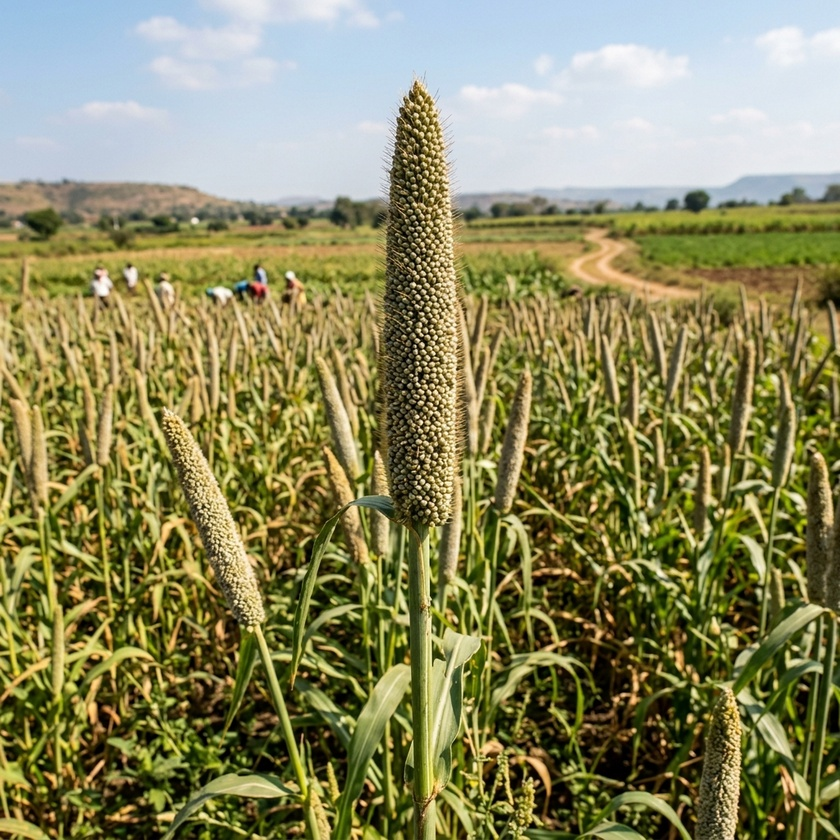
#> input picture test_multimodal_assets/bajra_test_sample.jpg, 840 x 840 px, shrunk from 1024 x 1024 before the run
$ python -i plant_detector.py   (imports and definitions only)   (older library calls are emulated)
#> lines starting #> are read from the running program, lines starting #| are printed output that depends on the picture; after the words box and inside, x2 and y2 are one past the last pixel; in counts of white or black regions, pixels touching at a corner belong together
"""Plant presence, tight candidate region extraction, and non-destructive quality evaluation engine.

Detects:
1. Candidate plant/crop regions of interest (ROIs) across the frame using multi-spectral
   vegetation cues (green leaves, yellow chlorosis, brown stems/lesions, dark blueberries, warm/cool fruits/flowers).
2. Suppresses non-plant subjects (human skin, white lab coats, blue nitrile gloves).
3. Distinguishes between wide/medium greenhouse views (generating tight foliage cluster ROIs)
   and macro close-ups (preserving high-detail fruit/leaf regions).
4. Evaluates visual quality directly on the localized plant ROI rather than rejecting entire frames prematurely.
"""

from __future__ import annotations

import logging
from typing import Any, Optional, Union

import cv2
import numpy as np
from PIL import Image

logger = logging.getLogger(__name__)

# Non-destructive Quality & Detection Thresholds
DEFAULT_MIN_BLUR_SCORE = 10.0          # Non-destructive threshold to preserve macro/bokeh close-ups
DEFAULT_MIN_BRIGHTNESS = 15.0          # Only reject genuinely pitch-black frames
DEFAULT_MAX_BRIGHTNESS = 248.0         # Only reject genuinely washed-out/blown-out whiteout frames
DEFAULT_MIN_PLANT_COVERAGE = 0.005     # Minimal plant presence threshold
DEFAULT_CONFIDENCE_THRESHOLD = 0.40    # Model 1 confidence threshold for crop identification


def ensure_bgr_array(image_input: Union[str, np.ndarray, Image.Image, bytes]) -> np.ndarray:
    """Convert various image representations into an 8-bit BGR numpy array."""
    if isinstance(image_input, np.ndarray):
        if image_input.ndim == 2:
            return cv2.cvtColor(image_input, cv2.COLOR_GRAY2BGR)
        if image_input.ndim == 3:
            if image_input.shape[2] == 4:
                return cv2.cvtColor(image_input, cv2.COLOR_BGRA2BGR)
            return image_input
        raise ValueError(f"Invalid image array shape: {image_input.shape}")

    if isinstance(image_input, Image.Image):
        rgb_arr = np.array(image_input.convert("RGB"))
        return cv2.cvtColor(rgb_arr, cv2.COLOR_RGB2BGR)

    if isinstance(image_input, (str, bytes)):
        from pathlib import Path
        if isinstance(image_input, str) and Path(image_input).exists():
            img = cv2.imread(image_input)
            if img is not None:
                return img
        if isinstance(image_input, str):
            image_bytes = image_input.encode("latin1")
        else:
            image_bytes = image_input
        np_arr = np.frombuffer(image_bytes, np.uint8)
        img = cv2.imdecode(np_arr, cv2.IMREAD_COLOR)
        if img is not None:
            return img

    raise ValueError("Could not convert input into a valid BGR image array.")


def extract_tight_plant_rois(
    image_input: Union[str, np.ndarray, Image.Image, bytes],
    max_rois: int = 3,
    min_area_ratio: float = 0.015,
) -> list[dict[str, Any]]:
    """Extract tight, focused candidate plant ROIs that isolate foliage without grabbing half the frame.

    Args:
        image_input: BGR array, RGB PIL image, or path.
        max_rois: Maximum number of top distinct candidate ROIs to return.
        min_area_ratio: Minimum area of a foliage cluster relative to total frame area.

    Returns:
        List of candidate ROI dictionaries sorted by quality score descending.
    """
    img_bgr = ensure_bgr_array(image_input)
    h, w = img_bgr.shape[:2]
    total_pixels = h * w

    if total_pixels == 0:
        return []

    # Color space conversions
    hsv = cv2.cvtColor(img_bgr, cv2.COLOR_BGR2HSV)
    H, S, V = hsv[:, :, 0], hsv[:, :, 1], hsv[:, :, 2]

    ycrcb = cv2.cvtColor(img_bgr, cv2.COLOR_BGR2YCrCb)
    Cr, Cb = ycrcb[:, :, 1], ycrcb[:, :, 2]

    B = img_bgr[:, :, 0].astype(np.float32)
    G = img_bgr[:, :, 1].astype(np.float32)
    R = img_bgr[:, :, 2].astype(np.float32)

    # 1. Multi-spectral vegetation detection
    green_foliage = (H >= 24) & (H <= 95) & (S >= 20) & (V >= 18) & (G > R) & (G > B)
    exg = 2 * G - R - B
    chlorophyll_mask = green_foliage & (exg > 3)
    yellow_chlorosis = (H >= 15) & (H < 25) & (S >= 20) & (V >= 20) & (G > B)
    brown_necrotic = (H >= 6) & (H < 22) & (S >= 18) & (V >= 15) & (R > B)

    warm_fruit = ((H <= 18) | (H >= 162)) & (S >= 25) & (V >= 25)
    berry_fruit = (H >= 95) & (H <= 135) & (S >= 20) & (V >= 15) & (V <= 140)
    cool_flower = (H >= 135) & (H <= 165) & (S >= 25) & (V >= 20)
    purple_fruit = (H >= 125) & (H <= 165) & (S >= 20) & (V >= 12)

    raw_mask_bool = (
        chlorophyll_mask
        | yellow_chlorosis
        | brown_necrotic
        | warm_fruit
        | berry_fruit
        | cool_flower
        | purple_fruit
    )

    raw_plant_mask = raw_mask_bool.astype(np.uint8) * 255

    # 2. Non-plant suppression (white lab coats, structural white glass, cyan nitrile gloves, human skin)
    white_coat_mask = (V >= 150) & (S <= 40) & (np.abs(R - G) < 25) & (np.abs(G - B) < 25)
    nitrile_mask = (B > (R + 45)) & (B > 115) & (H >= 95) & (H <= 130) & (S > 75)
    skin_mask = (Cr >= 133) & (Cr <= 173) & (Cb >= 77) & (Cb <= 127) & (R > G) & (G > B)

    non_plant = (white_coat_mask | nitrile_mask | skin_mask).astype(np.uint8) * 255
    kernel_dil = cv2.getStructuringElement(cv2.MORPH_ELLIPSE, (11, 11))
    non_plant_dil = cv2.dilate(non_plant, kernel_dil)

    clean_plant_mask = raw_plant_mask.copy()
    clean_plant_mask[non_plant_dil > 0] = 0

    plant_pixel_count = int(np.sum(clean_plant_mask > 0))
    plant_coverage = plant_pixel_count / total_pixels

    if plant_coverage < DEFAULT_MIN_PLANT_COVERAGE:
        return []

    # Wide scene check: frame dominated by white structural glass/ceiling/walls with only distant foliage
    white_coverage = float(np.sum(white_coat_mask)) / total_pixels
    is_wide_scene = (white_coverage >= 0.45) and (plant_coverage < 0.45)

    candidates: list[dict[str, Any]] = []

    # Check contours of clean plant mask
    kernel_c = cv2.getStructuringElement(cv2.MORPH_ELLIPSE, (13, 13))
    closed = cv2.morphologyEx(clean_plant_mask, cv2.MORPH_CLOSE, kernel_c)
    contours, _ = cv2.findContours(closed, cv2.RETR_EXTERNAL, cv2.CHAIN_APPROX_SIMPLE)

    for cnt in contours:
        x, y, bw, bh = cv2.boundingRect(cnt)
        box_area = bw * bh
        area_ratio = box_area / total_pixels

        if bw < 64 or bh < 64 or area_ratio < 0.04:
            continue

        roi_mask = clean_plant_mask[y:y + bh, x:x + bw]
        plant_density = float(np.sum(roi_mask > 0)) / max(1, box_area)
        roi_coat = white_coat_mask[y:y + bh, x:x + bw]
        coat_ratio = float(np.sum(roi_coat)) / max(1, box_area)

        if is_wide_scene:
            # In a wide background scene, skip distant benches / tables
            if area_ratio < 0.35 or plant_density < 0.60:
                continue

        if plant_density < 0.35 or coat_ratio > 0.25:
            continue

        # Tight square bounding box around foliage cluster (1.08x padding, capped to frame dimensions)
        cx, cy = x + bw // 2, y + bh // 2
        side = int(max(bw, bh) * 1.08)
        side = min(side, max(w, h))

        x1 = max(0, cx - side // 2)
        y1 = max(0, cy - side // 2)
        x2 = min(w, x1 + side)
        y2 = min(h, y1 + side)

        if x2 - x1 < side and x1 > 0:
            x1 = max(0, x2 - side)
        if y2 - y1 < side and y1 > 0:
            y1 = max(0, y2 - side)

        if (x2 - x1) < 64 or (y2 - y1) < 64:
            continue

        crop_bgr = img_bgr[y1:y2, x1:x2]
        crop_gray = cv2.cvtColor(crop_bgr, cv2.COLOR_BGR2GRAY)
        sharpness = float(cv2.Laplacian(crop_gray, cv2.CV_64F).var())

        score = plant_density * 0.4 + min(1.0, sharpness / 150.0) * 0.3 + min(1.0, area_ratio / 0.25) * 0.3
        is_macro = (plant_density >= 0.65) and (area_ratio >= 0.30)

        candidates.append({
            "box": [x1, y1, x2, y2],
            "raw_box": [x, y, x + bw, y + bh],
            "score": score,
            "plant_density": plant_density,
            "sharpness": sharpness,
            "coat_ratio": coat_ratio,
            "is_macro": is_macro,
            "roi_pil": Image.fromarray(cv2.cvtColor(crop_bgr, cv2.COLOR_BGR2RGB)),
            "roi_bgr": crop_bgr,
        })

    # Macro center candidate if frame is dominated by plant foliage
    if plant_coverage >= 0.35 and not is_wide_scene:
        cx, cy = w // 2, h // 2
        side = min(w, h)
        x1 = max(0, cx - side // 2)
        y1 = max(0, cy - side // 2)
        x2 = min(w, x1 + side)
        y2 = min(h, y1 + side)
        crop_bgr = img_bgr[y1:y2, x1:x2]
        crop_gray = cv2.cvtColor(crop_bgr, cv2.COLOR_BGR2GRAY)
        sharpness = float(cv2.Laplacian(crop_gray, cv2.CV_64F).var())
        candidates.append({
            "box": [x1, y1, x2, y2],
            "raw_box": [0, 0, w, h],
            "score": 0.85 + 0.15 * min(1.0, sharpness / 150.0),
            "plant_density": plant_coverage,
            "sharpness": sharpness,
            "coat_ratio": white_coverage,
            "is_macro": True,
            "roi_pil": Image.fromarray(cv2.cvtColor(crop_bgr, cv2.COLOR_BGR2RGB)),
            "roi_bgr": crop_bgr,
        })

    candidates.sort(key=lambda c: c["score"], reverse=True)

    # NMS across candidates (IoU 0.35)
    selected: list[dict[str, Any]] = []
    for cand in candidates:
        b1 = cand["box"]
        overlap = False
        for s in selected:
            b2 = s["box"]
            ix1 = max(b1[0], b2[0])
            iy1 = max(b1[1], b2[1])
            ix2 = min(b1[2], b2[2])
            iy2 = min(b1[3], b2[3])
            iw = max(0, ix2 - ix1)
            ih = max(0, iy2 - iy1)
            inter = iw * ih
            a1 = (b1[2] - b1[0]) * (b1[3] - b1[1])
            a2 = (b2[2] - b2[0]) * (b2[3] - b2[1])
            union = a1 + a2 - inter
            iou = inter / union if union > 0 else 0.0
            if iou > 0.35:
                overlap = True
                break
        if not overlap:
            selected.append(cand)
            if len(selected) >= max_rois:
                break

    return selected


def assess_plant_presence_and_quality(
    image_input: Union[str, np.ndarray, Image.Image, bytes],
    min_blur_score: float = DEFAULT_MIN_BLUR_SCORE,
    min_brightness: float = DEFAULT_MIN_BRIGHTNESS,
    max_brightness: float = DEFAULT_MAX_BRIGHTNESS,
) -> dict[str, Any]:
    """Graded quality and plant ROI evaluation order:

    1. Basic corruption & extreme exposure check -> 'low_quality'
    2. Plant ROI detection -> 'valid_plant_roi' or 'no_plant_evidence'
    3. ROI-level quality evaluation (ensures macro close-ups are preserved)
    """
    img_bgr = ensure_bgr_array(image_input)
    h, w = img_bgr.shape[:2]
    total_pixels = h * w

    if total_pixels == 0:
        return {
            "status": "no_plant_evidence",
            "reason": "Empty or zero-size image frame",
            "blur_score": 0.0,
            "brightness": 0.0,
            "plant_coverage": 0.0,
            "rois": [],
        }

    gray = cv2.cvtColor(img_bgr, cv2.COLOR_BGR2GRAY)
    blur_score = float(cv2.Laplacian(gray, cv2.CV_64F).var())
    mean_brightness = float(np.mean(gray))

    # 1. Extreme underexposure / overexposure
    if mean_brightness < min_brightness:
        return {
            "status": "low_quality",
            "reason": f"Severely underexposed / dark frame (brightness {mean_brightness:.1f})",
            "blur_score": round(blur_score, 2),
            "brightness": round(mean_brightness, 2),
            "plant_coverage": 0.0,
            "rois": [],
        }

    if mean_brightness > max_brightness:
        return {
            "status": "low_quality",
            "reason": f"Severely overexposed / washed out frame (brightness {mean_brightness:.1f})",
            "blur_score": round(blur_score, 2),
            "brightness": round(mean_brightness, 2),
            "plant_coverage": 0.0,
            "rois": [],
        }

    # 2. Extract tight plant candidate ROIs
    rois = extract_tight_plant_rois(img_bgr)

    if not rois:
        # Check if frame had severe motion blur across entire scene
        if blur_score < min_blur_score:
            return {
                "status": "low_quality",
                "reason": f"Severely blurred camera motion (sharpness {blur_score:.1f} < {min_blur_score})",
                "blur_score": round(blur_score, 2),
                "brightness": round(mean_brightness, 2),
                "plant_coverage": 0.0,
                "rois": [],
            }

        # Check if frame is an uninformative wide scene with background clutter
        hsv_t = cv2.cvtColor(img_bgr, cv2.COLOR_BGR2HSV)
        S_t, V_t = hsv_t[:, :, 1], hsv_t[:, :, 2]
        R_t = img_bgr[:, :, 2].astype(np.float32)
        G_t = img_bgr[:, :, 1].astype(np.float32)
        B_t = img_bgr[:, :, 0].astype(np.float32)
        w_mask_t = (V_t >= 150) & (S_t <= 40) & (np.abs(R_t - G_t) < 25) & (np.abs(G_t - B_t) < 25)
        w_cov_t = float(np.sum(w_mask_t)) / max(1, total_pixels)

        if w_cov_t >= 0.45:
            reason_str = "Uninformative wide scene or background clutter"
        else:
            reason_str = "No identifiable plant foliage or crop specimen found in frame"

        return {
            "status": "no_plant_evidence",
            "reason": reason_str,
            "blur_score": round(blur_score, 2),
            "brightness": round(mean_brightness, 2),
            "plant_coverage": 0.0,
            "rois": [],
        }

    # 3. Check best ROI sharpness (evaluate sharpness on the actual plant region)
    best_roi_sharpness = max(r["sharpness"] for r in rois)
    if best_roi_sharpness < min_blur_score:
        return {
            "status": "low_quality",
            "reason": f"Plant region is severely out of focus (ROI sharpness {best_roi_sharpness:.1f} < {min_blur_score})",
            "blur_score": round(best_roi_sharpness, 2),
            "brightness": round(mean_brightness, 2),
            "plant_coverage": round(rois[0]["plant_density"], 3),
            "rois": rois,
        }

    return {
        "status": "valid_plant_roi",
        "reason": f"Found {len(rois)} usable plant region(s)",
        "blur_score": round(best_roi_sharpness, 2),
        "brightness": round(mean_brightness, 2),
        "plant_coverage": round(rois[0]["plant_density"], 3),
        "rois": rois,
    }

>>> import cv2
>>> picture = cv2.imread('../test_multimodal_assets/bajra_test_sample.jpg')
#> picture is the input picture: shape (840, 840, 3); mean B, G, R 94.9, 136.4, 138.6
>>> result = assess_plant_presence_and_quality(picture)
#> in assess_plant_presence_and_quality, `gray = cv2.cvtColor(img_bgr, cv2.COLOR_BGR2GRAY)`:
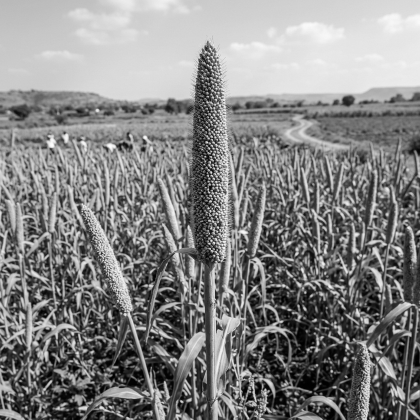
#> gray: shape (840, 840) (shown at 1/2 size); min 0, max 255, mean 132.3
#> in assess_plant_presence_and_quality, `blur_score = float(cv2.Laplacian(gray, cv2.CV_64F).var())`: blur_score = 835.1
#> in assess_plant_presence_and_quality, `mean_brightness = float(np.mean(gray))`: mean_brightness = 132.3
#> in extract_tight_plant_rois, `B = img_bgr[:, :, 0].astype(np.float32)`:
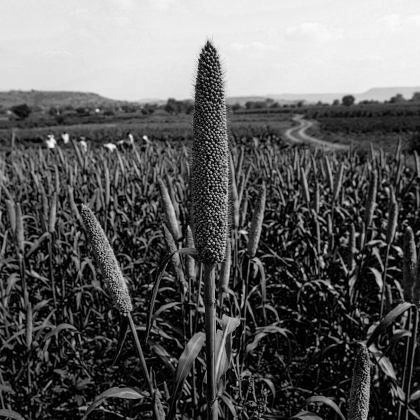
#> B: shape (840, 840) float32 (shown at 1/2 size); min 0, max 252, mean 94.9
#> in extract_tight_plant_rois, `green_foliage = (H >= 24) & (H <= 95) & (S >= 20) & (V >= 18) & (G > R..`:
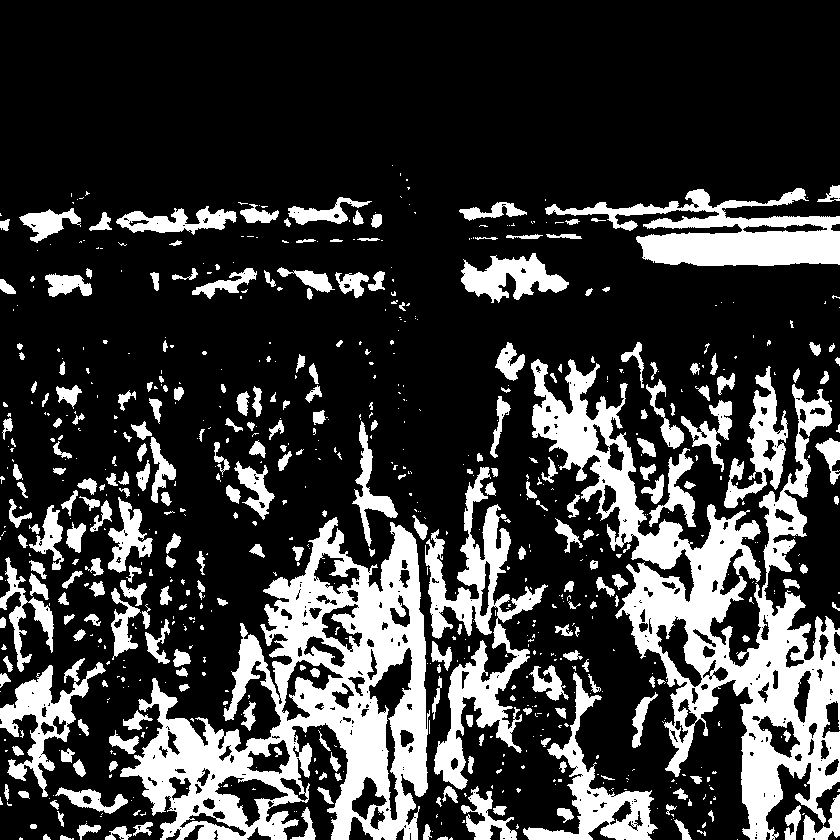
#> green_foliage: shape (840, 840) bool; 23.3% white; 742 white regions (468 under 20 px), largest, box (x1, y1, x2, y2) and area: (120, 517, 430, 840) 40513, (531, 359, 840, 840) 40360, (425, 467, 548, 790) 11135
#> in extract_tight_plant_rois, `exg = 2 * G - R - B`:
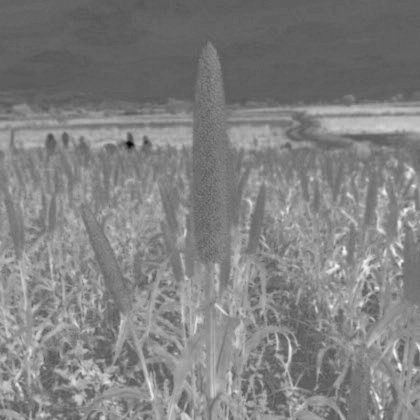
#> exg: shape (840, 840) float32 (shown at 1/2 size); min -121, max 195, mean 39.3; drawn with min black and max white
#> in extract_tight_plant_rois, `non_plant_dil = cv2.dilate(non_plant, kernel_dil)`:
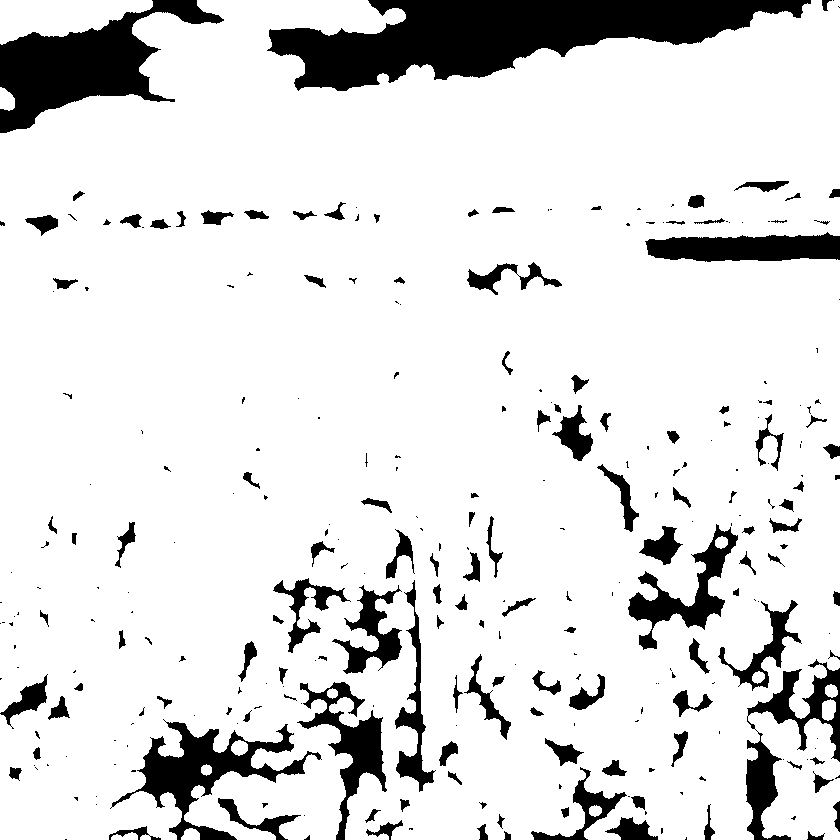
#> non_plant_dil: shape (840, 840); 87.2% white; 290 black regions (156 under 20 px), largest, box (x1, y1, x2, y2) and area: (267, 0, 811, 91) 25467, (0, 0, 224, 133) 12103, (110, 719, 322, 840) 6701
#> in extract_tight_plant_rois, `plant_pixel_count = int(np.sum(clean_plant_mask > 0))`: plant_pixel_count = 48142
#> in extract_tight_plant_rois, `plant_coverage = plant_pixel_count / total_pixels`: plant_coverage = 0.0682
#> in extract_tight_plant_rois, `white_coverage = float(np.sum(white_coat_mask)) / total_pixels`: white_coverage = 0.155
#> in extract_tight_plant_rois, `is_wide_scene = (white_coverage >= 0.45) and (plant_coverage < 0.45)`: is_wide_scene = False
#> in extract_tight_plant_rois, `closed = cv2.morphologyEx(clean_plant_mask, cv2.MORPH_CLOSE, kernel_c)`:
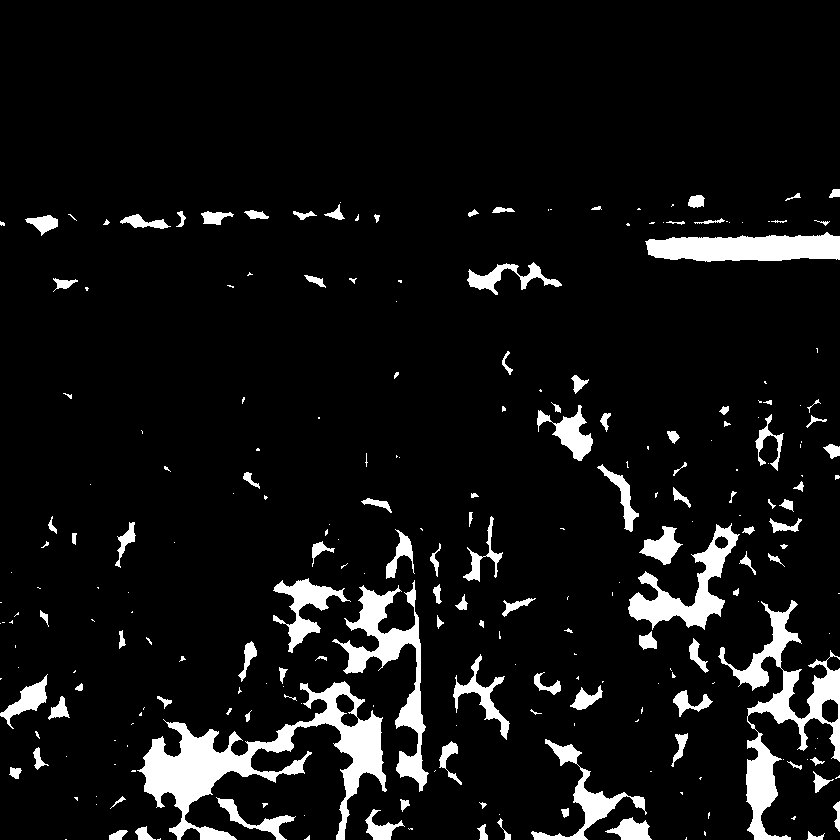
#> closed: shape (840, 840); 7.7% white; 247 white regions (131 under 20 px)
#> in extract_tight_plant_rois, `contours, _ = cv2.findContours(closed, cv2.RETR_EXTERNAL, cv2.CHAIN_AP..`: contours = 247 contours, 155 with area under 20; largest, box (x1, y1, x2, y2) and area: (137, 681, 387, 840) 10723, (718, 600, 840, 840) 6462, (332, 580, 429, 792) 4312, (645, 232, 840, 262) 4182, (628, 523, 740, 630) 3472
#> the loop in extract_tight_plant_rois, `for cnt in contours:` made 247 passes
#> (x, y, bw, bh, box_area, area_ratio) on passes 13, 20, 21: (791, 816, 5, 4, 20, 2.83e-05), (262, 803, 6, 5, 30, 4.25e-05), (479, 802, 8, 7, 56, 7.94e-05)
#> after the loop in extract_tight_plant_rois, `for cnt in contours:`: candidates = []
#> in assess_plant_presence_and_quality, `w_cov_t = float(np.sum(w_mask_t)) / max(1, total_pixels)`: w_cov_t = 0.155
#> result = 6 items
